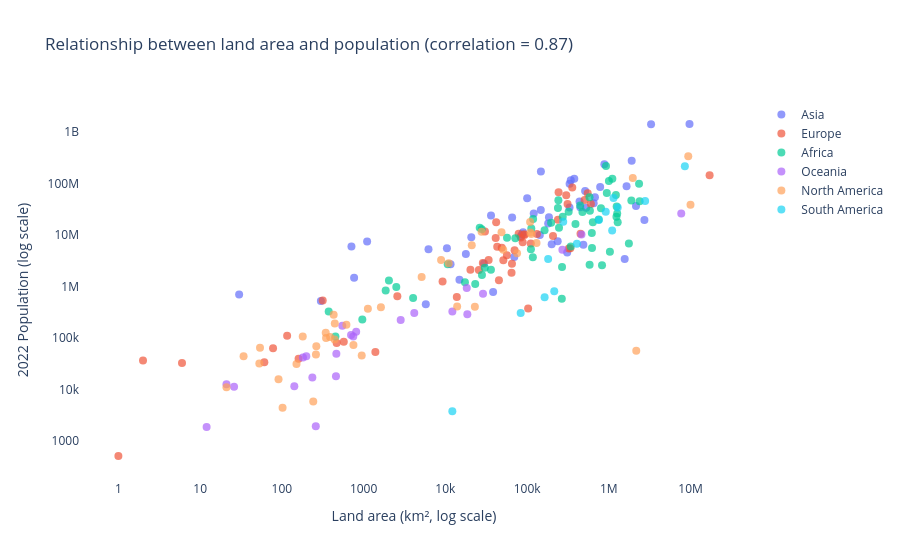

The notebook cell this image was saved under:
### Markdown cell above
**Chart choice & justification:** *Which chart did you choose, and why? Justify design choices.

**I chose a scatter plot because it is useful for examining the relationship between two numerical variables. Here, land area is compared with the 2022 population of each country. I used logarithmic axes because countries have very different land areas and population sizes.**

### Code cell
# Q3
# YOUR CODE HERE


correlation = (
    np.log10(df["Area"])
    .corr(np.log10(df["2022 Population"]))
)

fig = px.scatter(
    df,
    x="Area",
    y="2022 Population",
    color="Continent",
    hover_name="Country",
    log_x=True,
    log_y=True,
    title=f"Relationship between land area and population (correlation = {correlation:.2f})"
)

fig.update_traces(
    marker=dict(
        size=8,
        opacity=0.7
    )
)

fig.update_layout(
    template="plotly_white",
    xaxis_title="Land area (km², log scale)",
    yaxis_title="2022 Population (log scale)",
    legend_title=""
)

fig.update_xaxes(showgrid=False)
fig.update_yaxes(showgrid=False)

fig.show()

### Figure 1 — Plotly figure (JSON) as saved in the notebook; plotly's stock layout.template omitted (floating-point values rounded to 4 significant figures)
{"data": [{"hovertemplate": "<b>%{hovertext}</b><br><br>Continent=Asia<br>Area=%{x}<br>2022 Population=%{y}<extra></extra>", "hovertext": ["Afghanistan", "Armenia", "Azerbaijan", "Bahrain", "Bangladesh", "Bhutan", "Brunei", "Cambodia", "China", "Georgia", "Hong Kong", "India", "Indonesia", "Iran", "Iraq", "Israel", "Japan", "Jordan", "Kazakhstan", "Kuwait", "Kyrgyzstan", "Laos", "Lebanon", "Macau", "Malaysia", "Maldives", "Mongolia", "Myanmar", "Nepal", "North Korea", "Oman", "Pakistan", "Palestine", "Philippines", "Qatar", "Saudi Arabia", "Singapore", "South Korea", "Sri Lanka", "Syria", "Taiwan", "Tajikistan", "Thailand", "Timor-Leste", "Turkey", "Turkmenistan", "United Arab Emirates", "Uzbekistan", "Vietnam", "Yemen"], "legendgroup": "Asia", "marker": {"color": "#636efa", "opacity": 0.7, "size": 8, "symbol": "circle"}, "mode": "markers", "name": "Asia", "orientation": "v", "showlegend": true, "type": "scatter", "x": [652230, 29743, 86600, 765, 147570, 38394, 5765, 181035, 9706961, 69700, 1104, 3287590, 1904569, 1648195, 438317, 20770, 377930, 89342, 2724900, 17818, 199951, 236800, 10452, 30, 330803, 300, 1564110, 676578, 147181, 120538, 309500, 881912, 6220, 342353, 11586, 2149690, 710, 100210, 65610, 185180, 36193, 143100, 513120, 14874, 783562, 488100, 83600, 447400, 331212, 527968], "xaxis": "x", "y": [41128771, 2780469, 10358074, 1472233, 171186372, 782455, 449002, 16767842, 1425887337, 3744385, 7488865, 1417173173, 275501339, 88550570, 44496122, 9038309, 123951692, 11285869, 19397998, 4268873, 6630623, 7529475, 5489739, 695168, 33938221, 523787, 3398366, 54179306, 30547580, 26069416, 4576298, 235824862, 5250072, 115559009, 2695122, 36408820, 5975689, 51815810, 21832143, 22125249, 23893394, 9952787, 71697030, 1341296, 85341241, 6430770, 9441129, 34627652, 98186856, 33696614], "yaxis": "y"}, {"hovertemplate": "<b>%{hovertext}</b><br><br>Continent=Europe<br>Area=%{x}<br>2022 Population=%{y}<extra></extra>", "hovertext": ["Albania", "Andorra", "Austria", "Belarus", "Belgium", "Bosnia and Herzegovina", "Bulgaria", "Croatia", "Cyprus", "Czech Republic", "Denmark", "Estonia", "Faroe Islands", "Finland", "France", "Germany", "Gibraltar", "Greece", "Guernsey", "Hungary", "Iceland", "Ireland", "Isle of Man", "Italy", "Jersey", "Latvia", "Liechtenstein", "Lithuania", "Luxembourg", "Malta", "Moldova", "Monaco", "Montenegro", "Netherlands", "North Macedonia", "Norway", "Poland", "Portugal", "Romania", "Russia", "San Marino", "Serbia", "Slovakia", "Slovenia", "Spain", "Sweden", "Switzerland", "Ukraine", "United Kingdom", "Vatican City"], "legendgroup": "Europe", "marker": {"color": "#EF553B", "opacity": 0.7, "size": 8, "symbol": "circle"}, "mode": "markers", "name": "Europe", "orientation": "v", "showlegend": true, "type": "scatter", "x": [28748, 468, 83871, 207600, 30528, 51209, 110879, 56594, 9251, 78865, 43094, 45227, 1393, 338424, 551695, 357114, 6, 131990, 78, 93028, 103000, 70273, 572, 301336, 116, 64559, 160, 65300, 2586, 316, 33846, 2, 13812, 41850, 25713, 323802, 312679, 92090, 238391, 17098242, 61, 88361, 49037, 20273, 505992, 450295, 41284, 603500, 242900, 1], "xaxis": "x", "y": [2842321, 79824, 8939617, 9534954, 11655930, 3233526, 6781953, 4030358, 1251488, 10493986, 5882261, 1326062, 53090, 5540745, 64626628, 83369843, 32649, 10384971, 63301, 9967308, 372899, 5023109, 84519, 59037474, 110778, 1850651, 39327, 2750055, 647599, 533286, 3272996, 36469, 627082, 17564014, 2093599, 5434319, 39857145, 10270865, 19659267, 144713314, 33660, 7221365, 5643453, 2119844, 47558630, 10549347, 8740472, 39701739, 67508936, 510], "yaxis": "y"}, {"hovertemplate": "<b>%{hovertext}</b><br><br>Continent=Africa<br>Area=%{x}<br>2022 Population=%{y}<extra></extra>", "hovertext": ["Algeria", "Angola", "Benin", "Botswana", "Burkina Faso", "Burundi", "Cameroon", "Cape Verde", "Central African Republic", "Chad", "Comoros", "Djibouti", "DR Congo", "Egypt", "Equatorial Guinea", "Eritrea", "Eswatini", "Ethiopia", "Gabon", "Gambia", "Ghana", "Guinea", "Guinea-Bissau", "Ivory Coast", "Kenya", "Lesotho", "Liberia", "Libya", "Madagascar", "Malawi", "Mali", "Mauritania", "Mauritius", "Mayotte", "Morocco", "Mozambique", "Namibia", "Niger", "Nigeria", "Republic of the Congo", "Reunion", "Rwanda", "Sao Tome and Principe", "Senegal", "Seychelles", "Sierra Leone", "Somalia", "South Africa", "South Sudan", "Sudan", "Tanzania", "Togo", "Tunisia", "Uganda", "Western Sahara", "Zambia", "Zimbabwe"], "legendgroup": "Africa", "marker": {"color": "#00cc96", "opacity": 0.7, "size": 8, "symbol": "circle"}, "mode": "markers", "name": "Africa", "orientation": "v", "showlegend": true, "type": "scatter", "x": [2381741, 1246700, 112622, 582000, 272967, 27834, 475442, 4033, 622984, 1284000, 1862, 23200, 2344858, 1002450, 28051, 117600, 17364, 1104300, 267668, 10689, 238533, 245857, 36125, 322463, 580367, 30355, 111369, 1759540, 587041, 118484, 1240192, 1030700, 2040, 374, 446550, 801590, 825615, 1267000, 923768, 342000, 2511, 26338, 964, 196722, 452, 71740, 637657, 1221037, 619745, 1886068, 945087, 56785, 163610, 241550, 266000, 752612, 390757], "xaxis": "x", "y": [44903225, 35588987, 13352864, 2630296, 22673762, 12889576, 27914536, 593149, 5579144, 17723315, 836774, 1120849, 99010212, 110990103, 1674908, 3684032, 1201670, 123379924, 2388992, 2705992, 33475870, 13859341, 2105566, 28160542, 54027487, 2305825, 5302681, 6812341, 29611714, 20405317, 22593590, 4736139, 1299469, 326101, 37457971, 32969517, 2567012, 26207977, 218541212, 5970424, 974052, 13776698, 227380, 17316449, 107118, 8605718, 17597511, 59893885, 10913164, 46874204, 65497748, 8848699, 12356117, 47249585, 575986, 20017675, 16320537], "yaxis": "y"}, {"hovertemplate": "<b>%{hovertext}</b><br><br>Continent=Oceania<br>Area=%{x}<br>2022 Population=%{y}<extra></extra>", "hovertext": ["American Samoa", "Australia", "Cook Islands", "Fiji", "French Polynesia", "Guam", "Kiribati", "Marshall Islands", "Micronesia", "Nauru", "New Caledonia", "New Zealand", "Niue", "Northern Mariana Islands", "Palau", "Papua New Guinea", "Samoa", "Solomon Islands", "Tokelau", "Tonga", "Tuvalu", "Vanuatu", "Wallis and Futuna"], "legendgroup": "Oceania", "marker": {"color": "#ab63fa", "opacity": 0.7, "size": 8, "symbol": "circle"}, "mode": "markers", "name": "Oceania", "orientation": "v", "showlegend": true, "type": "scatter", "x": [199, 7692024, 236, 18272, 4167, 549, 811, 181, 702, 21, 18575, 270467, 260, 464, 459, 462840, 2842, 28896, 12, 747, 26, 12189, 142], "xaxis": "x", "y": [44273, 26177413, 17011, 929766, 306279, 171774, 131232, 41569, 114164, 12668, 289950, 5185288, 1934, 49551, 18055, 10142619, 222382, 724273, 1871, 106858, 11312, 326740, 11572], "yaxis": "y"}, {"hovertemplate": "<b>%{hovertext}</b><br><br>Continent=North America<br>Area=%{x}<br>2022 Population=%{y}<extra></extra>", "hovertext": ["Anguilla", "Antigua and Barbuda", "Aruba", "Bahamas", "Barbados", "Belize", "Bermuda", "British Virgin Islands", "Canada", "Cayman Islands", "Costa Rica", "Cuba", "Curacao", "Dominica", "Dominican Republic", "El Salvador", "Greenland", "Grenada", "Guadeloupe", "Guatemala", "Haiti", "Honduras", "Jamaica", "Martinique", "Mexico", "Montserrat", "Nicaragua", "Panama", "Puerto Rico", "Saint Barthelemy", "Saint Kitts and Nevis", "Saint Lucia", "Saint Martin", "Saint Pierre and Miquelon", "Saint Vincent and the Grenadines", "Sint Maarten", "Trinidad and Tobago", "Turks and Caicos Islands", "United States", "United States Virgin Islands"], "legendgroup": "North America", "marker": {"color": "#FFA15A", "opacity": 0.7, "size": 8, "symbol": "circle"}, "mode": "markers", "name": "North America", "orientation": "v", "showlegend": true, "type": "scatter", "x": [91, 442, 180, 13943, 430, 22966, 54, 151, 9984670, 264, 51100, 109884, 444, 751, 48671, 21041, 2166086, 344, 1628, 108889, 27750, 112492, 10991, 1128, 1964375, 102, 130373, 75417, 8870, 21, 261, 616, 53, 242, 389, 34, 5130, 948, 9372610, 347], "xaxis": "x", "y": [15857, 93763, 106445, 409984, 281635, 405272, 64184, 31305, 38454327, 68706, 5180829, 11212191, 191163, 72737, 11228821, 6336392, 56466, 125438, 395752, 17843908, 11584996, 10432860, 2827377, 367507, 127504125, 4390, 6948392, 4408581, 3252407, 10967, 47657, 179857, 31791, 5862, 103948, 44175, 1531044, 45703, 338289857, 99465], "yaxis": "y"}, {"hovertemplate": "<b>%{hovertext}</b><br><br>Continent=South America<br>Area=%{x}<br>2022 Population=%{y}<extra></extra>", "hovertext": ["Argentina", "Bolivia", "Brazil", "Chile", "Colombia", "Ecuador", "Falkland Islands", "French Guiana", "Guyana", "Paraguay", "Peru", "Suriname", "Uruguay", "Venezuela"], "legendgroup": "South America", "marker": {"color": "#19d3f3", "opacity": 0.7, "size": 8, "symbol": "circle"}, "mode": "markers", "name": "South America", "orientation": "v", "showlegend": true, "type": "scatter", "x": [2780400, 1098581, 8515767, 756102, 1141748, 276841, 12173, 83534, 214969, 406752, 1285216, 163820, 181034, 916445], "xaxis": "x", "y": [45510318, 12224110, 215313498, 19603733, 51874024, 18001000, 3780, 304557, 808726, 6780744, 34049588, 618040, 3422794, 28301696], "yaxis": "y"}], "layout": {"legend": {"title": {"text": ""}, "tracegroupgap": 0}, "title": {"text": "Relationship between land area and population (correlation = 0.87)"}, "xaxis": {"anchor": "y", "domain": [0, 1], "showgrid": false, "title": {"text": "Land area (km², log scale)"}, "type": "log"}, "yaxis": {"anchor": "x", "domain": [0, 1], "showgrid": false, "title": {"text": "2022 Population (log scale)"}, "type": "log"}}}
